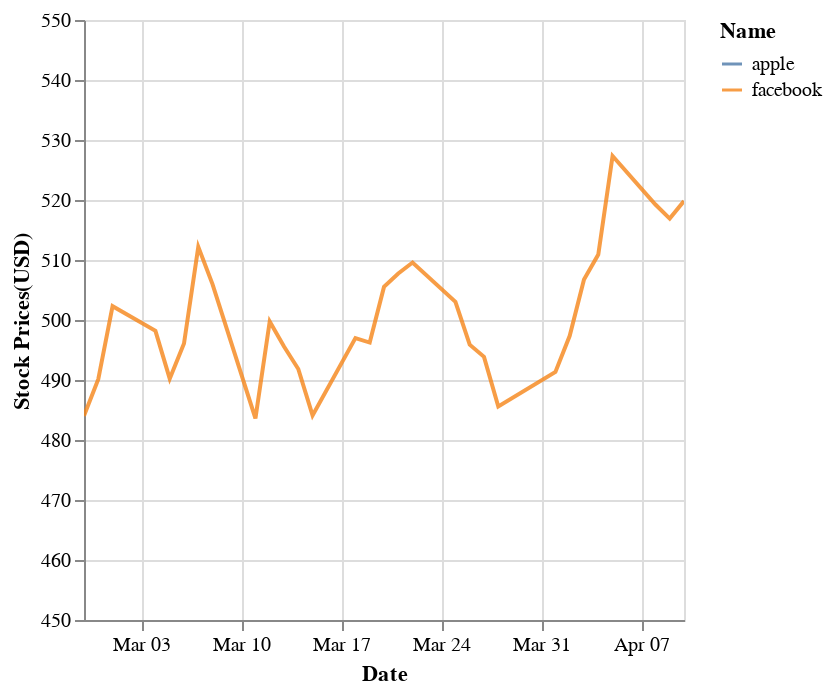

The code cell stored with this chart in its notebook:
### Code cell
chart

### Figure 1 — Vega-Lite specification as saved in the notebook (floating-point values rounded to 4 significant figures)
{"config": {"view": {"continuousWidth": 300, "continuousHeight": 300}}, "data": {"name": "data-aacec8b895af8dd511c057a81c73e74e"}, "mark": {"type": "line", "clip": true, "opacity": 0.8}, "encoding": {"color": {"field": "Name", "type": "nominal"}, "x": {"field": "Date", "type": "temporal"}, "y": {"field": "Stock Prices(USD)", "scale": {"domain": [450, 550]}, "stack": null, "type": "quantitative"}}, "$schema": "https://vega.github.io/schema/vega-lite/v5.16.3.json", "datasets": {"data-aacec8b895af8dd511c057a81c73e74e": [{"Date": "28 February 2024", "Name": "apple", "Stock Prices(USD)": 181.4}, {"Date": "29 February 2024", "Name": "apple", "Stock Prices(USD)": 180.8}, {"Date": "01 March 2024", "Name": "apple", "Stock Prices(USD)": 179.7}, {"Date": "04 March 2024", "Name": "apple", "Stock Prices(USD)": 175.1}, {"Date": "05 March 2024", "Name": "apple", "Stock Prices(USD)": 170.1}, {"Date": "06 March 2024", "Name": "apple", "Stock Prices(USD)": 169.1}, {"Date": "07 March 2024", "Name": "apple", "Stock Prices(USD)": 169.0}, {"Date": "08 March 2024", "Name": "apple", "Stock Prices(USD)": 170.7}, {"Date": "11 March 2024", "Name": "apple", "Stock Prices(USD)": 172.8}, {"Date": "12 March 2024", "Name": "apple", "Stock Prices(USD)": 173.2}, {"Date": "13 March 2024", "Name": "apple", "Stock Prices(USD)": 171.1}, {"Date": "14 March 2024", "Name": "apple", "Stock Prices(USD)": 173.0}, {"Date": "15 March 2024", "Name": "apple", "Stock Prices(USD)": 172.6}, {"Date": "18 March 2024", "Name": "apple", "Stock Prices(USD)": 173.7}, {"Date": "19 March 2024", "Name": "apple", "Stock Prices(USD)": 176.1}, {"Date": "20 March 2024", "Name": "apple", "Stock Prices(USD)": 178.7}, {"Date": "21 March 2024", "Name": "apple", "Stock Prices(USD)": 171.4}, {"Date": "22 March 2024", "Name": "apple", "Stock Prices(USD)": 172.3}, {"Date": "25 March 2024", "Name": "apple", "Stock Prices(USD)": 170.9}, {"Date": "26 March 2024", "Name": "apple", "Stock Prices(USD)": 169.7}, {"Date": "27 March 2024", "Name": "apple", "Stock Prices(USD)": 173.3}, {"Date": "28 March 2024", "Name": "apple", "Stock Prices(USD)": 171.5}, {"Date": "01 April 2024", "Name": "apple", "Stock Prices(USD)": 170.0}, {"Date": "02 April 2024", "Name": "apple", "Stock Prices(USD)": 168.8}, {"Date": "03 April 2024", "Name": "apple", "Stock Prices(USD)": 169.6}, {"Date": "04 April 2024", "Name": "apple", "Stock Prices(USD)": 168.8}, {"Date": "05 April 2024", "Name": "apple", "Stock Prices(USD)": 169.6}, {"Date": "08 April 2024", "Name": "apple", "Stock Prices(USD)": 168.4}, {"Date": "09 April 2024", "Name": "apple", "Stock Prices(USD)": 169.7}, {"Date": "10 April 2024", "Name": "apple", "Stock Prices(USD)": 167.8}, {"Date": "28 February 2024", "Name": "facebook", "Stock Prices(USD)": 484.0}, {"Date": "29 February 2024", "Name": "facebook", "Stock Prices(USD)": 490.1}, {"Date": "01 March 2024", "Name": "facebook", "Stock Prices(USD)": 502.3}, {"Date": "04 March 2024", "Name": "facebook", "Stock Prices(USD)": 498.2}, {"Date": "05 March 2024", "Name": "facebook", "Stock Prices(USD)": 490.2}, {"Date": "06 March 2024", "Name": "facebook", "Stock Prices(USD)": 496.1}, {"Date": "07 March 2024", "Name": "facebook", "Stock Prices(USD)": 512.2}, {"Date": "08 March 2024", "Name": "facebook", "Stock Prices(USD)": 506.0}, {"Date": "11 March 2024", "Name": "facebook", "Stock Prices(USD)": 483.6}, {"Date": "12 March 2024", "Name": "facebook", "Stock Prices(USD)": 499.8}, {"Date": "13 March 2024", "Name": "facebook", "Stock Prices(USD)": 495.6}, {"Date": "14 March 2024", "Name": "facebook", "Stock Prices(USD)": 491.8}, {"Date": "15 March 2024", "Name": "facebook", "Stock Prices(USD)": 484.1}, {"Date": "18 March 2024", "Name": "facebook", "Stock Prices(USD)": 497.0}, {"Date": "19 March 2024", "Name": "facebook", "Stock Prices(USD)": 496.2}, {"Date": "20 March 2024", "Name": "facebook", "Stock Prices(USD)": 505.5}, {"Date": "21 March 2024", "Name": "facebook", "Stock Prices(USD)": 507.8}, {"Date": "22 March 2024", "Name": "facebook", "Stock Prices(USD)": 509.6}, {"Date": "25 March 2024", "Name": "facebook", "Stock Prices(USD)": 503.0}, {"Date": "26 March 2024", "Name": "facebook", "Stock Prices(USD)": 495.9}, {"Date": "27 March 2024", "Name": "facebook", "Stock Prices(USD)": 493.9}, {"Date": "28 March 2024", "Name": "facebook", "Stock Prices(USD)": 485.6}, {"Date": "01 April 2024", "Name": "facebook", "Stock Prices(USD)": 491.4}, {"Date": "02 April 2024", "Name": "facebook", "Stock Prices(USD)": 497.4}, {"Date": "03 April 2024", "Name": "facebook", "Stock Prices(USD)": 506.7}, {"Date": "04 April 2024", "Name": "facebook", "Stock Prices(USD)": 510.9}, {"Date": "05 April 2024", "Name": "facebook", "Stock Prices(USD)": 527.3}, {"Date": "08 April 2024", "Name": "facebook", "Stock Prices(USD)": 519.2}, {"Date": "09 April 2024", "Name": "facebook", "Stock Prices(USD)": 516.9}, {"Date": "10 April 2024", "Name": "facebook", "Stock Prices(USD)": 519.8}]}}
